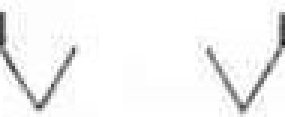
#> input picture maps/ocr_img/doors/bifold.png, 95 x 39 px (shown 3 times larger); its folder holds 4 pictures in this run
$ python map_test.py ocr_img/doors/bifold.png
#> lines starting #> are read from the running program, lines starting #| are printed output that depends on the picture; after the words box and inside, x2 and y2 are one past the last pixel; in counts of white or black regions, pixels touching at a corner belong together
### maps/parse_map.py
import sys
import os
import timeit
import numpy as np
import cv2
import pandas as pd
import pytesseract as pct
import json

BINARY_THRESH = 127
TEMP_THRESH = 0.8
MAP_HEIGHT = 1000


class DoorTypes:
    INTERIOR = 0,
    EXTERIOR = 1,
    POCKET = 2,
    BIFOLD = 4,
    SLIDING = 5,
    CASED = 6

    @staticmethod
    def get_door_type(door):
        fname = os.path.splitext(door)[0]
        if fname == 'interior':
            return DoorTypes.INTERIOR
        if fname == 'exterior':
            return DoorTypes.EXTERIOR
        if fname == 'pocket':
            return DoorTypes.POCKET
        if fname == 'cased':
            return DoorTypes.CASED
        if fname == 'bifold':
            return DoorTypes.BIFOLD
        if fname == 'sliding':
            return DoorTypes.SLIDING
        return False


def pt_is_equal(a, b):
    return a[0] == b[0] and a[1] == b[1]


def pt_truth_iterator(points, pt):
    return [pt_is_equal(pt, x) for x in points]


def edge_truth_iterator(edges, edge):
    return [(pt_is_equal(edge[0], x[0]) and pt_is_equal(edge[1], x[1]))
            or (pt_is_equal(edge[1], x[0]) and pt_is_equal(edge[0], x[1])) for x in edges]


# get the raw image as a gray-scale np array
def get_image(path):

#> called with path = 'ocr_img/doors/bifold.png'
    img = cv2.imread(path, cv2.IMREAD_GRAYSCALE)
#> img is the input picture: shape (39, 95); min 28, max 255, mean 244

    # make the image black and white (binary)
    img = cv2.threshold(img, BINARY_THRESH, 255, cv2.THRESH_BINARY | cv2.THRESH_OTSU)[1]
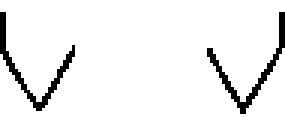
#> img: shape (39, 95) (shown 3 times larger); 93.4% white; black in thin lines or dots, all inside (x1, y1, x2, y2) = (0, 4, 95, 38)

    # scale down to 800 height
    scale = MAP_HEIGHT / img.shape[0]
#> scale = 25.64
    if scale < 1:
        h, w = [int(x * scale) for x in img.shape]
        img = cv2.resize(img, (w, h), interpolation=cv2.INTER_AREA)
    return img


# [4 lines left out: function show_image, not called in this run]


def get_nodes(img):
    nodes = []
    features = cv2.goodFeaturesToTrack(img, 3000, 0.06, 15, blockSize=5)
#> features = [[12, 34], [80, 35], [70, 17], [23, 16], [89, 22], [2, 22]]
    for c in range(len(features)):
        nodes.append((features[c][0][0], features[c][0][1]))
#> this loop made 6 passes
#> after the loop, nodes = [(12, 34), (80, 35), (70, 17), (23, 16), (89, 22), (2, 22)]
    return np.array(nodes)


# takes a 2D point tuple of the top left corner, a height, and a width
# returns a box array with top_left, bottom_left, top_right, bottom_right
def get_box(pt, h, w):
    return [pt, (pt[0], pt[1] + h), (pt[0] + w, pt[1]), (pt[0] + w, pt[1] + h)]


# is a 2D shape contained entirely within another shape?
# [30 lines left out: functions is_inside_of, get_text, not called in this run]


# returns a DataFrame containing a list of doors in the map and their type.
def get_doors(img):
    ret = []
    # filter through each type of door
    for i in os.listdir('ocr_img/doors'):
        template = cv2.imread('ocr_img/doors/' + i, 0)
        door_type = DoorTypes.get_door_type(i)
        w, h = template.shape[::-1]
        res = cv2.matchTemplate(img, template, cv2.TM_CCOEFF_NORMED)
        loc = np.where(res >= TEMP_THRESH)
        for j in zip(*loc[::-1]):
            ret.append(get_box(j, h, w) + [door_type])
    return pd.DataFrame(ret, columns=['top_left', 'bottom_left', 'top_right', 'bottom_right', 'door_type'])


# get all neighbors of a 2D point.
def get_point_neighbors(img, pt):
    pt = (int(pt[0]), int(pt[1]))
    shape = img.shape
    neighbors = []
    for i in range(pt[0] - 1, pt[0] + 2):
        for j in range(pt[1] - 1, pt[1] + 2):
            if (i != pt[0] and j != pt[1]) and i < shape[0] and j < shape[0] and i >= 0 and j >= 0:
                neighbors.append((i, j))
    return np.array(neighbors)


# find the other end of an edge given a node.
# takes an image, a set of nodes, a current node, a reference to a list of visited nodes
def crawl_edge(img, nodes, node, visited):
    for pt in get_point_neighbors(img, node):
        # look non-blank pixels
        if img[pt[1]][pt[0]] != 255:
            continue
        if not any(pt_truth_iterator(visited, pt)):
            if any(pt_truth_iterator(nodes, pt)):
                return pt
            visited.append(pt)
            return crawl_edge(img, nodes, pt, visited)
    return False  # there is no other edge


# find an edge given a node.
def find_edge(img, nodes, node):
    visited = [node]
    b = crawl_edge(img, nodes, node, visited)
    if b is not False:
        return node, b
    return False


# try to find edges based on feature nodes
# provide an array of 2D points and an image
def find_edges(nodes, img):
    edges = []
    for i in nodes:
        edge = find_edge(img, nodes, i)
        if edge is not False and not any(edge_truth_iterator(edges, edge)):
            edges.append(edge)
    return edges


current_i = 0
index = {}
S = []
low_link = {}


# Tarjan's strongly connected components algorithm
# returns a list of components
# [43 lines left out: functions find_rooms, strong_connect, not called in this run]


# main entry point
# [67 lines that do not run on import are left out]

### maps/map_test.py
import sys
from parse_map import *

args = sys.argv
image = get_image(args[1])
nodes = get_nodes(image)
#> nodes has the same summary as features in get_nodes
edges = find_edges(nodes, image)
#> the loop in find_edges, `for i in nodes:` made 6 passes
#> after the loop in find_edges, `for i in nodes:`: edges = []
#> edges = []
doors = get_doors(image)
#> in get_doors, `res = cv2.matchTemplate(img, template, cv2.TM_CCOEFF_NORMED)`: res = [0.93]
#> in get_doors, `loc = np.where(res >= TEMP_THRESH)`: loc = ([0], [0])
#> the loop in get_doors, `for j in zip(*loc[::-1]):` made 1 pass
#> j on pass 1: (0, 0)
#> after the loop in get_doors, `for j in zip(*loc[::-1]):`: ret = [[(0, 0), (0, 39), (95, 0), (95, 39), (4,)]]
#> (the run stopped early here; a loop or call above may not have finished)
